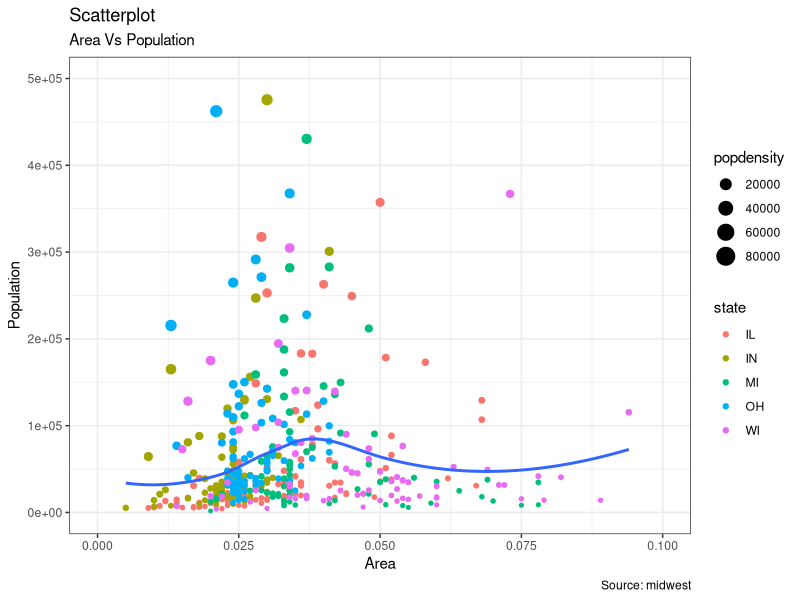

Generate this figure with R:
library(tidyverse)
data("midwest", package = "ggplot2")

midwest$per

# \rf               " Connect to R console.
# \rq               " Quit R console.
# \ro               " Open object bowser.
# \d \ss \aa        " Execution modes.
# ?help
# ,nn               " NERDTree.
# ,nt, tp, tn       " Tab navigation.

theme_set(theme_bw())

temp  <- function() {

}


gg <- ggplot(midwest, aes(x = area, y = poptotal)) +
  geom_point(aes(col = state, size = popdensity)) +
  geom_smooth(method = "loess", se = F) +
  xlim(c(0, 0.1)) +
  ylim(c(0, 500000)) +
  labs(
    subtitle = "Area Vs Population",
    y = "Population",
    x = "Area",
    title = "Scatterplot",
    caption = "Source: midwest"
  )

plot(gg) # Opens an external window with the plot.

midwest$county # To show synchronous auto completion.

View(midwest) # Opens an external window to display a portion of the tibble.
